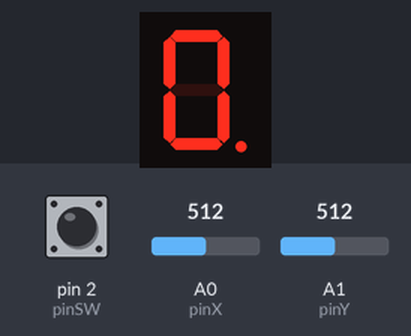
Bench run of a sketch on a simulated Arduino Uno, built with avr-gcc and run on an emulated ATmega328P. Parts: 1-digit seven-segment display. Wiring (inferred from the names in the program): 1-digit 7-segment display, segments lit when LOW: segments pin 5, pin 6, pin 7, pin 8, pin 9, pin 10, pin 11, pin 4. The test bench sets the inputs (shaded band); at power-on: A1 (pinY) = 512, pin 2 (pinSW) HIGH, A0 (pinX) = 512. The segment pins are drawn as the display they are named for.

Above: at 1.25 s.
1.3 s: A1 (pinY) set to 390
At 2.2 s:
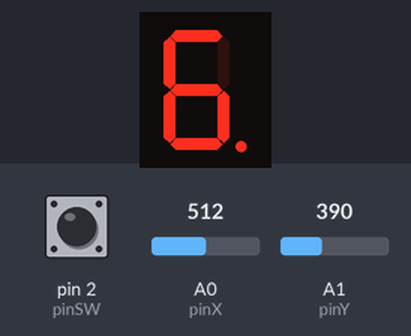
2.8 s: pin 2 (pinSW) pulled LOW for 0.15 s
At 4.1 s:
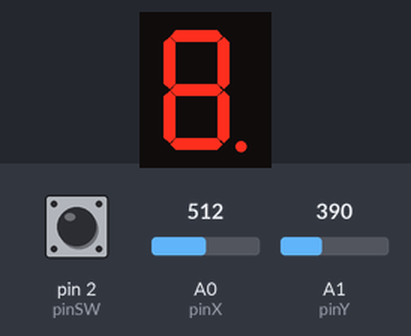
Timing chart, 0 to 5.8 s (numbered marks = the images above; inputs shaded):
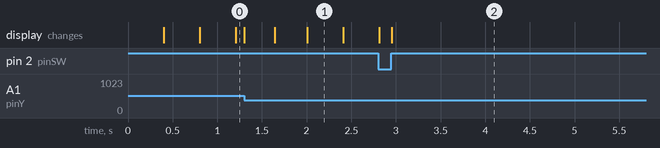

Measured:
- after the input at 1.3 s, the display: changes at once (image 1)
- what the display in image 1 shows lasts 0.4 s, from 2.0 s to 2.4 s

The sketch:

Homework3.ino
```cpp
// declare all the joystick pins
const int pinSW = 2; // digital pin connected to switch output
const int pinX = A0; // A0 - analog pin connected to X output
const int pinY = A1; // A1 - analog pin connected to Y output

// declare all the segments pins
const int pinA = 4;
const int pinB = 5;
const int pinC = 6;
const int pinD = 7;
const int pinE = 8;
const int pinF = 9;
const int pinG = 10;
const int pinDP = 11;

bool commonAnode = false;

const int segSize = 8;

byte swState = LOW;
byte lastSwState = HIGH;
unsigned long swPressTime = 0;
const int longSwPressThreshold = 1000;

int xValue = 0;
int yValue = 0;

bool joyMoved = false;
int minThreshold = 400;
int maxThreshold = 600;

int currentPos = segSize - 1;

const int blinkTime = 400;
bool currentPosState = LOW;
unsigned long lastBlinkTime = 0;

const int directionsCount = 4;

int currentState = 1;

byte activeLeds[segSize] = {LOW, LOW, LOW, LOW, LOW, LOW, LOW, LOW};

int segments[segSize] = {
  pinA, pinB, pinC, pinD, pinE, pinF, pinG, pinDP
};

int movementMatrix[segSize][directionsCount] = {
  // UP, DOWN, LEFT, RIGHT
  {-1, 6, 5, 1}, //0 - a
  {0, 6, 5, -1}, //1 - b
  {6, 3, 4, 7}, //2 - c
  {6, -1, 4, 2}, //3 - d
  {6, 3, -1, 2}, //4 - e
  {0, 6, -1, 1}, //5 - f
  {0, 3, -1, -1}, //6 - g
  {-1, -1, 2, -1}, //7 - dp
};

void setup() {
  for (int i = 0; i < segSize; i++) {
    pinMode(segments[i], OUTPUT);
  }
  pinMode(pinSW, INPUT_PULLUP);

  Serial.begin(9600);
}

void loop() {
  xValue = analogRead(pinX);
  yValue = analogRead(pinY);

  if(currentState == 1){
    int nextPos = -1;
    if (joyMovedDown()) {
      nextPos = movementMatrix[currentPos][1];
    }
    if (joyMovedUp()) {
      nextPos = movementMatrix[currentPos][0];
    }
    if (joyMovedLeft()) {
      nextPos = movementMatrix[currentPos][2];
    }
    if (joyMovedRight()) {
      nextPos = movementMatrix[currentPos][3];
    }

    if (nextPos != -1){
      currentPos = nextPos;
    }

    joyMoved = true;
  }
  else{
    if (joyMovedUp() || joyMovedDown()) {
      activeLeds[currentPos] = !activeLeds[currentPos];
      joyMoved = true;
    }
  }

  if (joyIsNeutral()) {
    joyMoved = false;
  }

  swState = digitalRead(pinSW);
  if (swState != lastSwState) {
    if (swState == LOW) {
      swPressTime = millis();
    }
    else{
      if(millis() - swPressTime < longSwPressThreshold){
        switchState();
      }
      else{
        resetBoard();
      }
    }
  }

  lastSwState = swState;

  refreshDisplay();
  delay(1);
}

void resetBoard(){
  for (int i = 0; i < segSize; i++){
    activeLeds[i] = LOW;
  }
  currentState = 1;
  currentPos = segSize - 1;
}

void switchState(){
  if(currentState == 1)
    currentState = 2;
  else
    currentState = 1;
}

bool joyIsNeutral(){
  return xValue >= minThreshold && xValue <= maxThreshold && yValue >= minThreshold && yValue <= maxThreshold;
}

bool joyMovedDown(){
  if (xValue < minThreshold && joyMoved == false)
    return true;
  return false;
}

bool joyMovedUp(){
  if (xValue > maxThreshold && joyMoved == false)
    return true;
  return false;
}

bool joyMovedLeft(){
  if (yValue < minThreshold && joyMoved == false)
    return true;
  return false;
}

bool joyMovedRight(){
  if (yValue > maxThreshold && joyMoved == false)
    return true;
  return false;
}

void refreshDisplay() {
  if(currentState == 1){
    //Blink the current position
    if(millis() - lastBlinkTime > blinkTime){
      currentPosState = !currentPosState;
      lastBlinkTime = millis();
    }
    digitalWrite(segments[currentPos], currentPosState ^ commonAnode);
  }

  for (int i = 0; i < segSize; i++) {
    if(i != currentPos || currentState == 2)
      digitalWrite(segments[i], activeLeds[i] ^ commonAnode);
  }
}
```
